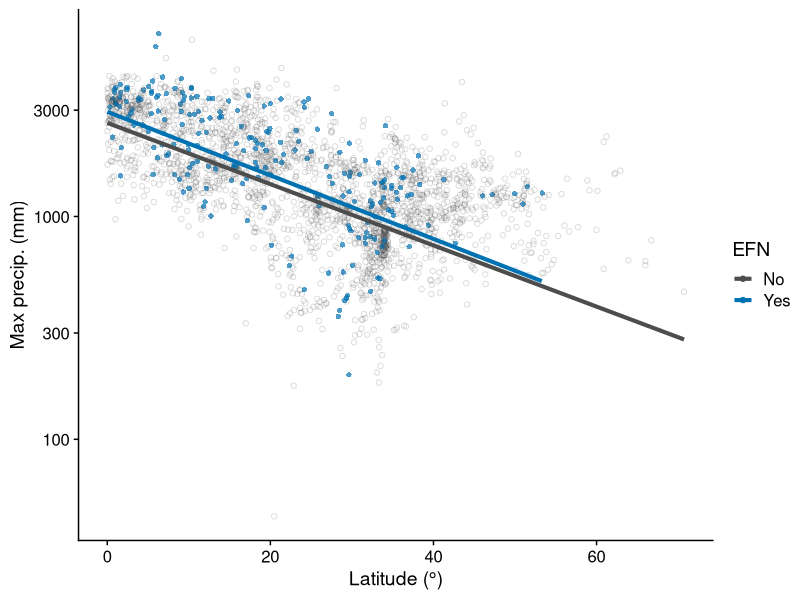
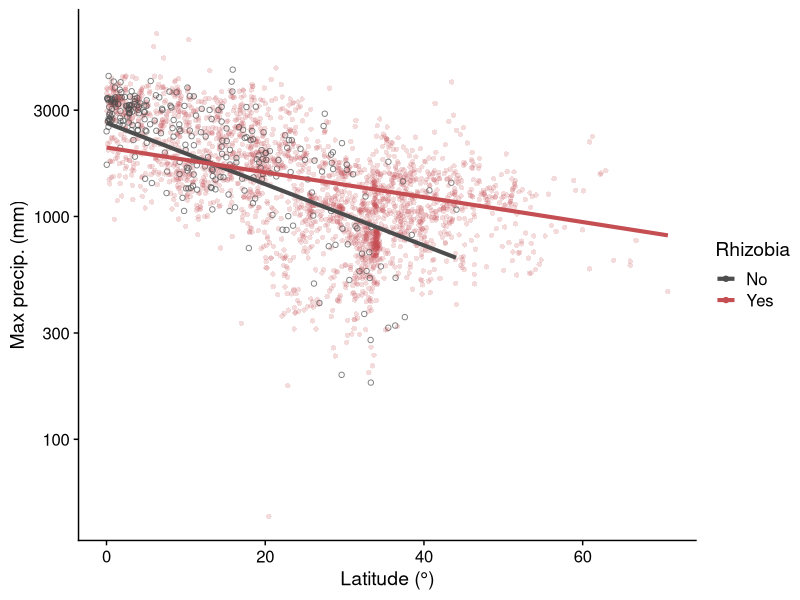
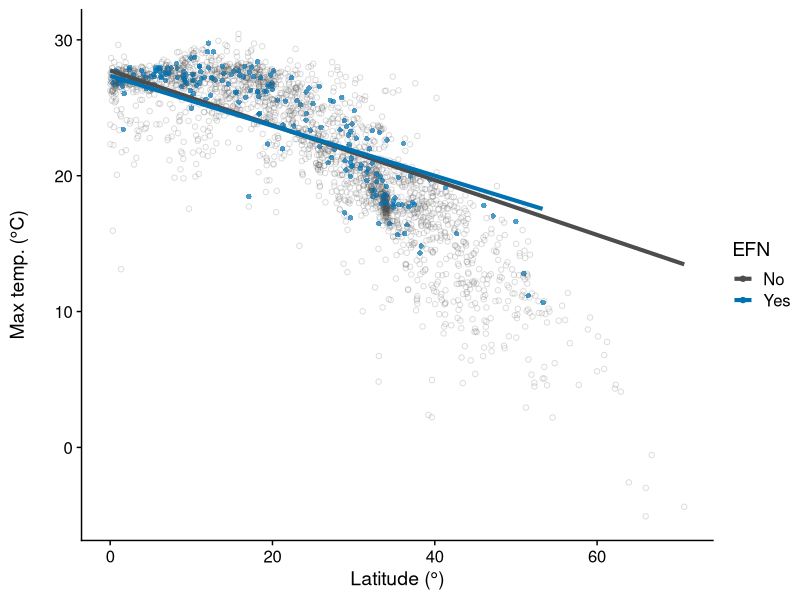
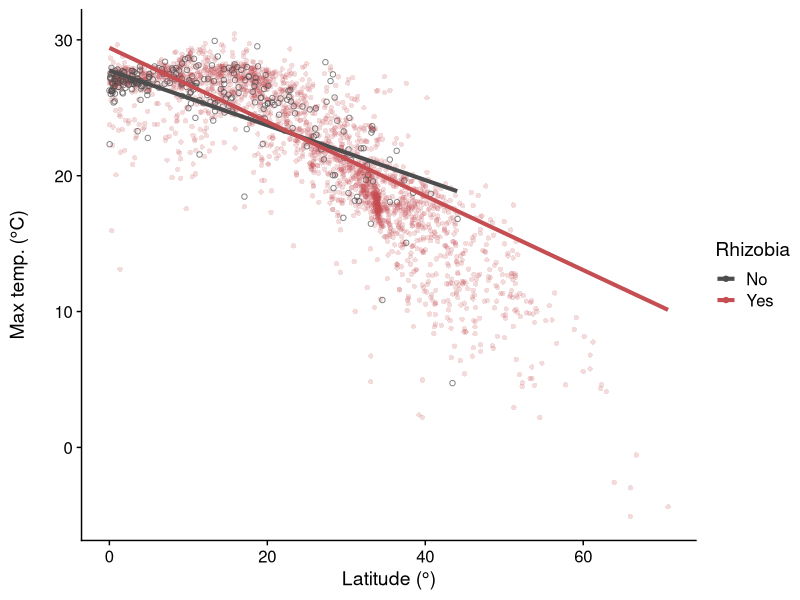
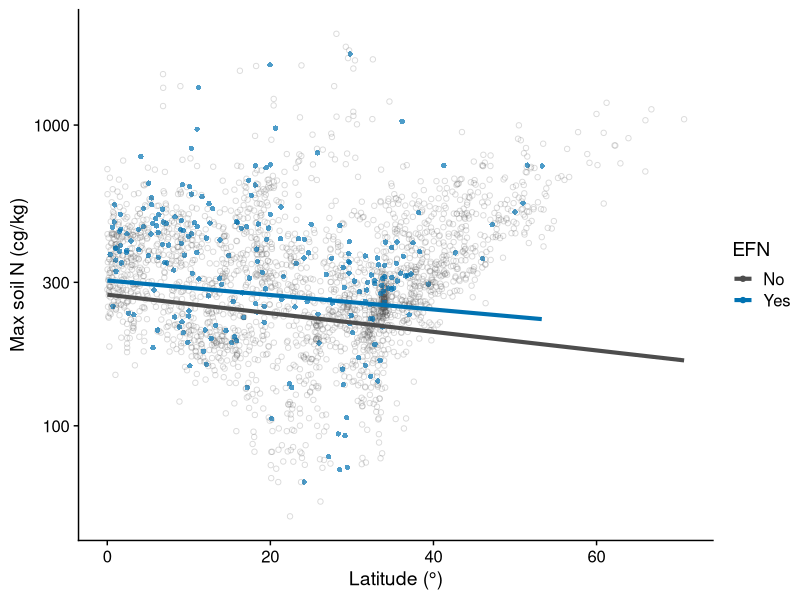
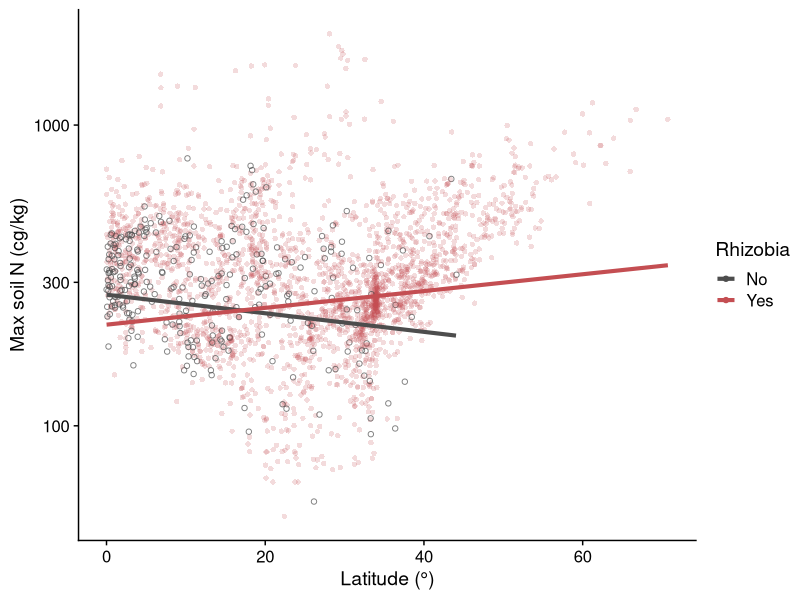
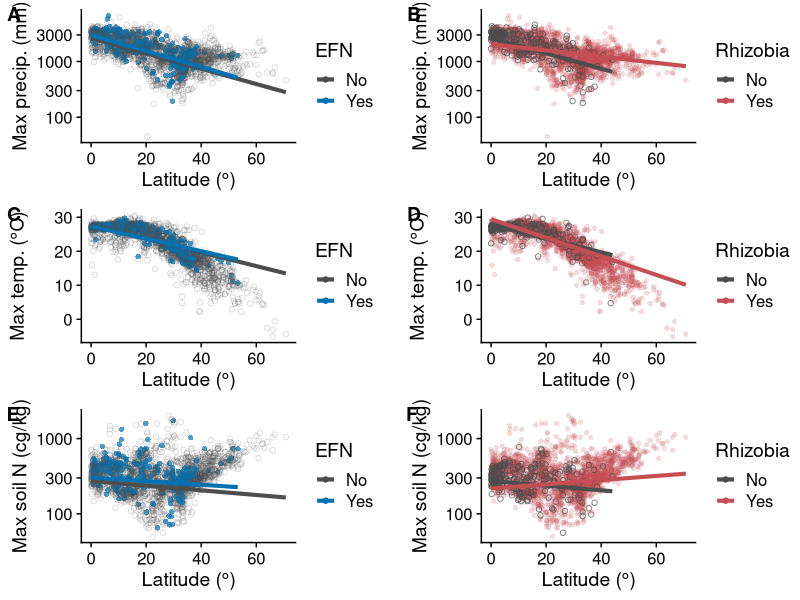

Here is the R script that generated these plots, in order: (Note: this script raises an error after producing the figures.)
#Packages
library(tidyverse)
library(cowplot)
library(here)
library(ggeffects)

#Read in data
data <- read.csv("data/pgls_species_data.csv")

#Make sure factors are factors
data$EFN <- as.factor(data$EFN)
data$fixer <- as.factor(data$fixer)
data$abs_med_lat <- as.numeric(data$abs_med_lat)

#Set seed for reproducibility
set.seed(10)

#Precipitation max

#Read in model predictions from script 09
EFN_precip_max <- read.csv(here("tables/precip_max_EFN_predictions.csv"))
fixer_precip_max <- read.csv(here("tables/precip_max_fixer_predictions.csv"))
precip_max_stats <- read.csv(here("tables/precip_max_output_table.csv"))

## Make plots for EFN and rhizobia separately ----

#Make sure group is a factor
EFN_precip_max$group <- as.factor(EFN_precip_max$group)

#Calculate max latitude for each group
max_noEFN <- max(data[data$EFN == 0, "abs_med_lat"])
max_EFN <- max(data[data$EFN == 1, "abs_med_lat"])

#Make figure
p1 <- ggplot()+
  geom_point(data=data, aes(x=abs_med_lat, y=precip_maxquant, color=EFN, alpha=EFN, shape=EFN), size=1.5)+
  theme_cowplot()+
  scale_alpha_manual(values=c(0.2, 0.7), guide="none")+
  scale_shape_manual(values = c("1" = 16, "0"   = 1), guide="none")+
  scale_colour_manual(values=c("#4D4D4D", "#0072B2"), labels=c("No", "Yes"))+
  ylab("Max precip. (mm)")+
  xlab("Latitude (\u00B0)")+
  geom_line(data=EFN_precip_max %>% filter(!(group=="0" & x>max_noEFN)) %>% filter(!(group=="1" & x > max_EFN)), aes(x=x, y=predicted, colour=group), linewidth=1.4)+
  scale_y_log10()
p1

#Make sure group is a factor
fixer_precip_max$group <- as.factor(fixer_precip_max$group)

#Calculate max latitude for each group
max_nofixer <- max(data[data$fixer == 0, "abs_med_lat"])
max_fixer <- max(data[data$fixer == 1, "abs_med_lat"])

#Make figure
p2 <- ggplot()+
  geom_point(data=data, aes(x=abs_med_lat, y=precip_maxquant, color=fixer, alpha=fixer, shape=fixer), size=1.5)+
  theme_cowplot()+
  scale_alpha_manual(values=c(0.7, 0.2), guide="none")+
  scale_shape_manual(values = c("1" = 16, "0"   = 1), guide="none")+
  scale_colour_manual(values=c("#4D4D4D", "#C44E52"), labels=c("No", "Yes"))+
  ylab("Max precip. (mm)")+
  xlab("Latitude (\u00B0)")+
  labs(colour="Rhizobia")+
  geom_line(data=fixer_precip_max %>% filter(!(group=="0" & x>max_nofixer)) %>% filter(!(group=="1" & x > max_fixer)), aes(x=x, y=predicted, colour=group), linewidth=1.4)+
  scale_y_log10()
p2

#Temp max

#Read in model predictions from script 09
EFN_temp_max <- read.csv(here("tables/temp_max_EFN_predictions.csv"))
fixer_temp_max <- read.csv(here("tables/temp_max_fixer_predictions.csv"))

## Make plots for EFN and rhizobia separately ----

#Make sure group is a factor
EFN_temp_max$group <- as.factor(EFN_temp_max$group)

#Make figure
p3 <- ggplot()+
  geom_point(data=data, aes(x=abs_med_lat, y=temp_maxquant, color=EFN, alpha=EFN, shape=EFN), size=1.5)+
  theme_cowplot()+
  scale_alpha_manual(values=c(0.2, 0.7), guide="none")+
  scale_shape_manual(values = c("1" = 16, "0"   = 1), guide="none")+
  scale_colour_manual(values=c("#4D4D4D", "#0072B2"), labels=c("No", "Yes"))+
  ylab("Max temp. (\u00B0C)\n")+
  xlab("Latitude (\u00B0)")+
  geom_line(data=EFN_temp_max %>% filter(!(group=="0" & x>max_noEFN)) %>% filter(!(group=="1" & x > max_EFN)), aes(x=x, y=predicted, colour=group), linewidth=1.4)
p3

#Make sure group is a factor
fixer_temp_max$group <- as.factor(fixer_temp_max$group)

#Make figure
p4 <- ggplot()+
  geom_point(data=data, aes(x=abs_med_lat, y=temp_maxquant, color=fixer, alpha=fixer, shape=fixer), size=1.5)+
  theme_cowplot()+
  scale_alpha_manual(values=c(0.7, 0.2), guide="none")+
  scale_shape_manual(values = c("1" = 16, "0"   = 1), guide="none")+
  scale_colour_manual(values=c("#4D4D4D", "#C44E52"), labels=c("No", "Yes"))+
  ylab("Max temp. (\u00B0C)\n")+
  xlab("Latitude (\u00B0)")+
  labs(colour="Rhizobia")+
  geom_line(data=fixer_temp_max %>% filter(!(group=="0" & x>max_nofixer)) %>% filter(!(group=="1" & x > max_fixer)), aes(x=x, y=predicted, colour=group), linewidth=1.4)
p4

#Nitrogen max

#Read in model predictions from script 09
EFN_nitro_max <- read.csv(here("tables/nitro_max_EFN_predictions.csv"))
fixer_nitro_max <- read.csv(here("tables/nitro_max_fixer_predictions.csv"))

## Make plots for EFN and rhizobia separately ----

#Make sure group is a factor
EFN_nitro_max$group <- as.factor(EFN_nitro_max$group)

#Make figure
p5 <- ggplot()+
  geom_point(data=data, aes(x=abs_med_lat, y=nitro_maxquant, color=EFN, alpha=EFN, shape=EFN), size=1.5)+
  theme_cowplot()+
  scale_alpha_manual(values=c(0.2, 0.7), guide="none")+
  scale_shape_manual(values = c("1" = 16, "0"   = 1), guide="none")+
  scale_colour_manual(values=c("#4D4D4D", "#0072B2"), labels=c("No", "Yes"))+
  ylab("Max soil N (cg/kg)")+
  xlab("Latitude (\u00B0)")+
  geom_line(data=EFN_nitro_max %>% filter(!(group=="0" & x>max_noEFN)) %>% filter(!(group=="1" & x > max_EFN)), aes(x=x, y=predicted, colour=group), linewidth=1.4)+
  scale_y_log10()
p5

#Make sure group is a factor
fixer_nitro_max$group <- as.factor(fixer_nitro_max$group)

#Make figure
p6 <- ggplot()+
  geom_point(data=data, aes(x=abs_med_lat, y=nitro_maxquant, color=fixer, alpha=fixer, shape=fixer), size=1.5)+
  theme_cowplot()+
  scale_alpha_manual(values=c(0.7, 0.2), guide="none")+
  scale_shape_manual(values = c("1" = 16, "0"   = 1), guide="none")+
  scale_colour_manual(values=c("#4D4D4D", "#C44E52"), labels=c("No", "Yes"))+
  ylab("Max soil N (cg/kg)")+
  xlab("Latitude (\u00B0)")+
  labs(colour="Rhizobia")+
  geom_line(data=fixer_nitro_max %>% filter(!(group=="0" & x>max_nofixer)) %>% filter(!(group=="1" & x > max_fixer)), aes(x=x, y=predicted, colour=group), linewidth=1.4)+
  scale_y_log10()
p6

#Make multi-panel plot
p7 <- cowplot::plot_grid(p1, p2, p3, p4, p5, p6, nrow=3, align = "hv", axis = "lr", labels=c("AUTO"))
p7

#Save final Figure S3
save_plot("figures/FigureS3.pdf", p7, base_height = 10, base_width = 10, dpi=600)

#Precipitation min

#Read in model predictions from script 09
EFN_precip_min <- read.csv(here("tables/precip_min_EFN_predictions.csv"))
fixer_precip_min <- read.csv(here("tables/precip_min_fixer_predictions.csv"))

#Make sure group is a factor
EFN_precip_min$group <- as.factor(EFN_precip_min$group)

#Make figure
p8 <- ggplot()+
  geom_point(data=data, aes(x=abs_med_lat, y=precip_minquant, color=EFN, alpha=EFN, shape=EFN), size=1.5)+
  theme_cowplot()+
  scale_alpha_manual(values=c(0.2, 0.7), guide="none")+
  scale_shape_manual(values = c("1" = 16, "0"   = 1), guide="none")+
  scale_colour_manual(values=c("#4D4D4D", "#0072B2"), labels=c("No", "Yes"))+
  ylab("Min precip. (mm)")+
  xlab("Latitude (\u00B0)")+
  geom_line(data=EFN_precip_min %>% filter(!(group=="0" & x>max_noEFN)) %>% filter(!(group=="1" & x > max_EFN)), aes(x=x, y=predicted, colour=group), linewidth=1.4)+
  scale_y_log10()
p8

#Make sure group is a factor
fixer_precip_min$group <- as.factor(fixer_precip_min$group)

#Make figure
p9 <- ggplot()+
  geom_point(data=data, aes(x=abs_med_lat, y=precip_minquant, color=fixer, alpha=fixer, shape=fixer), size=1.5)+
  theme_cowplot()+
  scale_alpha_manual(values=c(0.7, 0.2), guide="none")+
  scale_shape_manual(values = c("1" = 16, "0"   = 1), guide="none")+
  scale_colour_manual(values=c("#4D4D4D", "#C44E52"), labels=c("No", "Yes"))+
  ylab("Min precip. (mm)")+
  xlab("Latitude (\u00B0)")+
  labs(colour="Rhizobia")+
  geom_line(data=fixer_precip_min %>% filter(!(group=="0" & x>max_nofixer)) %>% filter(!(group=="1" & x > max_fixer)), aes(x=x, y=predicted, colour=group), linewidth=1.4)+
  scale_y_log10()
p9

#Temp min

#Read in model predictions from script 09
EFN_temp_min <- read.csv(here("tables/temp_min_EFN_predictions.csv"))
fixer_temp_min <- read.csv(here("tables/temp_min_fixer_predictions.csv"))

#Make sure group is a factor
EFN_temp_min$group <- as.factor(EFN_temp_min$group)

#Make figure
p10 <- ggplot()+
  geom_point(data=data, aes(x=abs_med_lat, y=temp_minquant, color=EFN, alpha=EFN, shape=EFN), size=1.5)+
  theme_cowplot()+
  scale_alpha_manual(values=c(0.2, 0.7), guide="none")+
  scale_shape_manual(values = c("1" = 16, "0"   = 1), guide="none")+
  scale_colour_manual(values=c("#4D4D4D", "#0072B2"), labels=c("No", "Yes"))+
  ylab("Min temp. (\u00B0C)")+
  xlab("Latitude (\u00B0)")+
  geom_line(data=EFN_temp_min %>% filter(!(group=="0" & x>max_noEFN)) %>% filter(!(group=="1" & x > max_EFN)), aes(x=x, y=predicted, colour=group), linewidth=1.4)
p10

#Make sure group is a factor
fixer_temp_min$group <- as.factor(fixer_temp_min$group)

#Make figure
p11 <- ggplot()+
  geom_point(data=data, aes(x=abs_med_lat, y=temp_minquant, color=fixer, alpha=fixer, shape=fixer), size=1.5)+
  theme_cowplot()+
  scale_alpha_manual(values=c(0.7, 0.2), guide="none")+
  scale_shape_manual(values = c("1" = 16, "0"   = 1), guide="none")+
  scale_colour_manual(values=c("#4D4D4D", "#C44E52"), labels=c("No", "Yes"))+
  ylab("Min temp. (\u00B0C)")+
  xlab("Latitude (\u00B0)")+
  labs(colour="Rhizobia")+
  geom_line(data=fixer_temp_min %>% filter(!(group=="0" & x>max_nofixer)) %>% filter(!(group=="1" & x > max_fixer)), aes(x=x, y=predicted, colour=group), linewidth=1.4)
p11

#Nitrogen min

#Read in model predictions from script 09
EFN_nitro_min <- read.csv(here("tables/nitro_min_EFN_predictions.csv"))
fixer_nitro_min <- read.csv(here("tables/nitro_min_fixer_predictions.csv"))

#Make sure group is a factor
EFN_nitro_min$group <- as.factor(EFN_nitro_min$group)

#Make figure
p12 <- ggplot()+
  geom_point(data=data, aes(x=abs_med_lat, y=nitro_minquant, color=EFN, alpha=EFN, shape=EFN), size=1.5)+
  theme_cowplot()+
  scale_alpha_manual(values=c(0.2, 0.7), guide="none")+
  scale_shape_manual(values = c("1" = 16, "0"   = 1), guide="none")+
  scale_colour_manual(values=c("#4D4D4D", "#0072B2"), labels=c("No", "Yes"))+
  ylab("Min soil N (cg/kg)")+
  xlab("Latitude (\u00B0)")+
  geom_line(data=EFN_nitro_min %>% filter(!(group=="0" & x>max_noEFN)) %>% filter(!(group=="1" & x > max_EFN)), aes(x=x, y=predicted, colour=group), linewidth=1.4)+
  scale_y_log10()
p12

#Make sure group is a factor
fixer_nitro_min$group <- as.factor(fixer_nitro_min$group)

#Make figure
p13 <- ggplot()+
  geom_point(data=data, aes(x=abs_med_lat, y=nitro_minquant, color=fixer, alpha=fixer, shape=fixer), size=1.5)+
  theme_cowplot()+
  scale_alpha_manual(values=c(0.7, 0.2), guide="none")+
  scale_shape_manual(values = c("1" = 16, "0"   = 1), guide="none")+
  scale_colour_manual(values=c("#4D4D4D", "#C44E52"), labels=c("No", "Yes"))+
  ylab("Min soil N (cg/kg)")+
  xlab("Latitude (\u00B0)")+
  labs(colour="Rhizobia")+
  geom_line(data=fixer_nitro_min %>% filter(!(group=="0" & x>max_nofixer)) %>% filter(!(group=="1" & x > max_fixer)), aes(x=x, y=predicted, colour=group), linewidth=1.4)+
  scale_y_log10()
p13

#Make multi-panel plot
p14 <- cowplot::plot_grid(p8, p9, p10, p11, p12, p13, nrow=3, align = "hv", axis = "lr", labels=c("AUTO"))
p14

#Save final Figure S4
save_plot("figures/FigureS4.pdf", p14, base_height = 10, base_width = 10, dpi=600)
